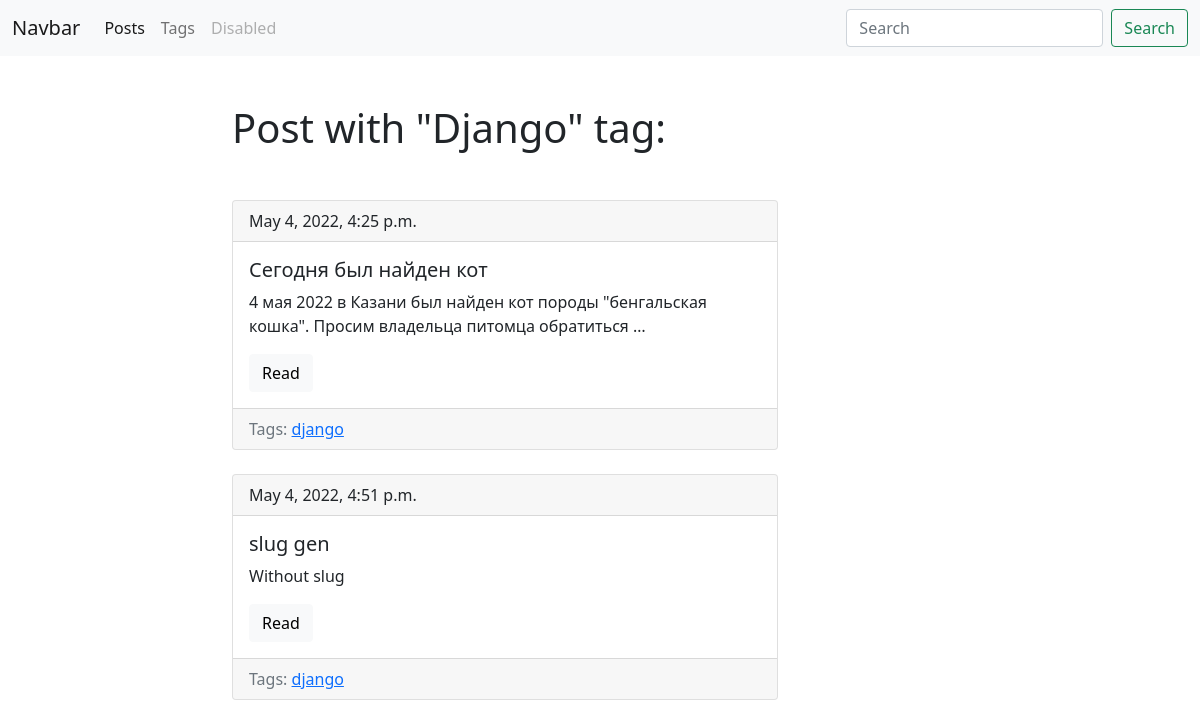
Screenshot of /blog/tag/django/ with the database file from the repository.
### blog/models.py (models this page shows, shortened)
class Tag(models.Model):
    title = models.CharField(max_length=50)
    slug = models.SlugField(max_length = 50, unique=True)
    def get_absolute_url(self):
        return reverse('tag_detail_url', kwargs={'slug': self.slug})
    class Meta:
        ordering = ['title'] # Сортировка по заголовку

class Post(models.Model):
    title = models.CharField(max_length = 150, db_index = True)
    slug = models.SlugField(max_length = 150, blank = True, unique = True) # Тот же самый CharField, но с ограниченным количеством символов
    body = models.TextField(blank = True, db_index = True)
    tags = models.ManyToManyField('Tag', blank=True, related_name='posts')
    date_pub = models.DateTimeField(auto_now_add = True)
    def get_absolute_url(self):
        return reverse('post_detail_url', kwargs={'slug': self.slug})
    class Meta:
        ordering = ['date_pub'] # Сортировка по дате

### blog/views.py (the view)
# urls.py: path('tag/<str:slug>/', TagDetail.as_view(), name='tag_detail_url'),
class TagDetail(ObjectDetailMixin, View):
    model = Tag
    template = 'blog/tag_detail.html'

### blog/utils.py (called while the page is built)
    def get(self, request, slug):
        obj = get_object_or_404(self.model, slug__iexact = slug)
        return render(request, self.template, context={self.model.__name__.lower(): obj,
        'admin_object': obj, 'detail': True})

### blog/templates/blog/tag_detail.html (shortened to what this page needs)
{% extends 'blog/base_blog.html' %}
{% block content %}
    <h1 class="mb-5">Post with "{{ tag.title|title }}" tag:</h1>
    {% for post in tag.posts.all %}
        {% include 'blog/includes/post_card_template.html' %}
    {% endfor %}
{% endblock %}

### blog/templates/blog/base_blog.html (shortened to what this page needs)
{% extends 'base.html' %}

### templates/base.html (shortened to what this page needs)
{% load static %}
<!DOCTYPE html>
<html lang="en">
<head>
    <link href="https://cdn.jsdelivr.net/npm/bootstrap@5.1.3/dist/css/bootstrap.min.css" rel="stylesheet">
    <link rel="stylesheet" href="{% static 'css/style.css' %}">
</head>
<body>
    <nav class="navbar navbar-expand-lg navbar-light bg-light">
        <div class="container-fluid">
          <a class="navbar-brand" href="#">Navbar</a>
          <div class="collapse navbar-collapse" id="navbarSupportedContent">
            <ul class="navbar-nav me-auto mb-2 mb-lg-0">
              <li class="nav-item">
                <a class="nav-link active" aria-current="page" href="{% url 'post_list_url'%}">Posts</a>
              </li>
              <li class="nav-item">
                <a class="nav-link" href="{% url 'tags_list_url'%}">Tags</a>
              </li>
              <li class="nav-item">
                <a class="nav-link disabled">Disabled</a>
              </li>
            </ul>
            <form class="d-flex" action="{% url 'post_list_url' %}">
              <input class="form-control me-2" type="search" placeholder="Search" aria-label="Search" name="search">
              <button class="btn btn-outline-success" type="submit">Search</button>
            </form>
          </div>
        </div>
      </nav>
      <div class="container mt-5">
          <div class="row">
              <div class="col-6 offset-md-2">
                {% block content%}{% endblock %}
              </div>
          </div>
      </div>
</body>
</html>

### blog/templates/blog/includes/post_card_template.html
<div class="card mb-4">
    <div class="card-header">
        {{ post.date_pub }}
    </div>
    <div class="card-body">
      <h5 class="card-title">{{ post.title }}</h5>
      <p class="card-text">{{ post.body|truncatewords:15 }}</p>
      <a href="{{ post.get_absolute_url }}" class="btn btn-light">Read</a>
    </div>
    <div class="card-footer text-muted">
        Tags:
        {% for tag in post.tags.all %}
            <a href="{{ tag.get_absolute_url }}">{{ tag.title }}</a>
        {% endfor %}
    </div>
  </div>

### rows the page displays
Tag: title "Django", title "django"
Post: date_pub "May 4, 2022, 4:25 p.m.", title "Сегодня был найден кот", body "4 мая 2022 в Казани был найден кот породы \"бенгальская кошка\". Просим владельца питомца обратиться …"
Post: date_pub "May 4, 2022, 4:51 p.m.", title "slug gen", body "Without slug"
